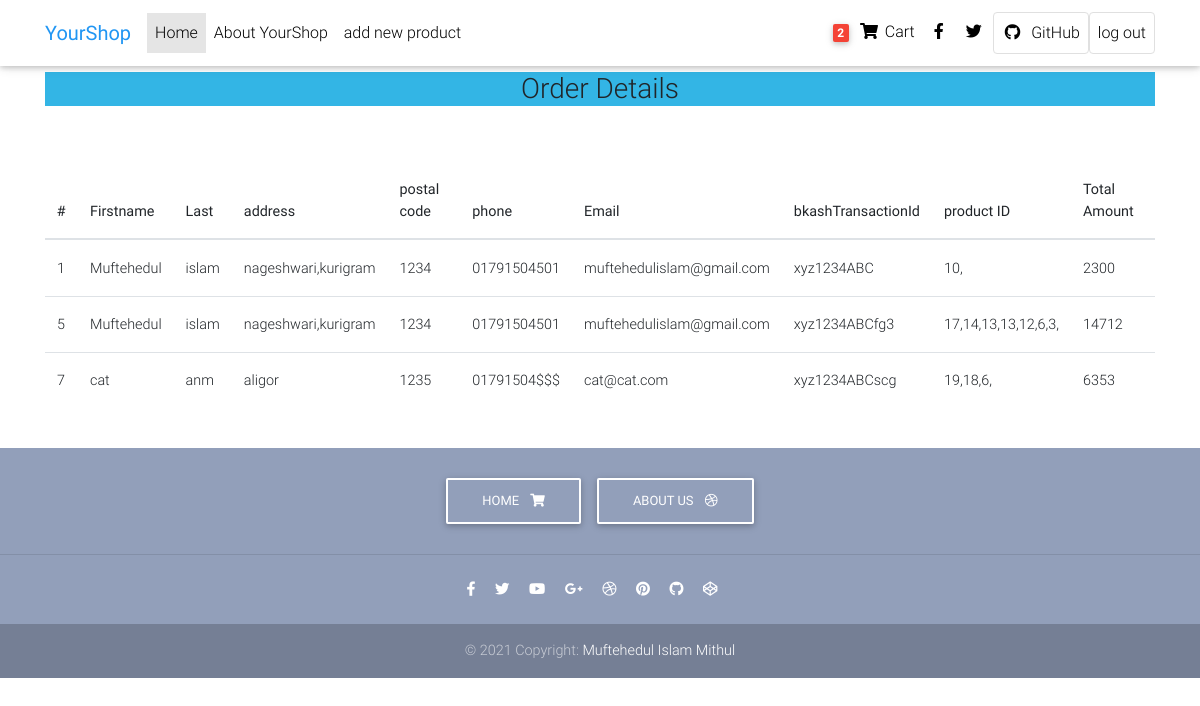
The app's page /orderDetails.php (signed in) with its own data.
### tables this page shows
CREATE TABLE IF NOT EXISTS `orders` (
  `id` int(4) NOT NULL AUTO_INCREMENT,
  `firstName` varchar(100) NOT NULL,
  `lastName` varchar(100) NOT NULL,
  `address` varchar(250) NOT NULL,
  `postalCode` varchar(20) NOT NULL,
  `phone` varchar(25) NOT NULL,
  `email` varchar(100) NOT NULL,
  `bkashTransactionId` varchar(50) NOT NULL,
  `productIds` varchar(250) NOT NULL,
  `totalAmount` int(10) NOT NULL,
  PRIMARY KEY (`id`)
);

### orderDetails.php (the view, shortened to what this page needs)
<?php
if (isset($_SESSION['id'])) {
$userId=$_SESSION['id'];
}
else{
$userId=0;
}
require_once "additional/dbConnect.php";
?>
<!DOCTYPE html>
<html lang="en">
  <head>
    <link rel="stylesheet" href="https://use.fontawesome.com/releases/v5.11.2/css/all.css">
    <link href="css/bootstrap.min.css" rel="stylesheet">
    <link href="css/mdb.min.css" rel="stylesheet">
    <link href="css/style.min.css" rel="stylesheet">
  </head>
  <body>
    <nav class="navbar fixed-top navbar-expand-lg navbar-light white scrolling-navbar">
      <div class="container">
        <a class="navbar-brand waves-effect" href="index.php">
          <strong class="blue-text">YourShop</strong>
        </a>
        <div class="collapse navbar-collapse" id="navbarSupportedContent">
          <ul class="navbar-nav mr-auto">
            <li class="nav-item active">
              <a class="nav-link waves-effect" href="index.php">Home
              </a>
            </li>
            <li class="nav-item">
              <a class="nav-link waves-effect" href="about.php">About YourShop</a>
            </li>
            <li class="nav-item">
              <a class="nav-link waves-effect" href="addproduct.php">add new product</a>
            </li>
          </ul>
          <ul class="navbar-nav nav-flex-icons">
            <li class="nav-item">
              <a href="showCart.php" class="nav-link waves-effect">
                <span class="badge red z-depth-1 mr-1">
                  <?php
                  $sql = "SELECT COUNT(user_id) AS count FROM cart WHERE cart.user_id=$userId;";
                  $result = mysqli_query($link, $sql);
                  while($row = mysqli_fetch_assoc($result))
                  {
                  echo $row['count'];
                  }
                  ?>
                </span>
                <i class="fas fa-shopping-cart"></i>
                <span class="clearfix d-none d-sm-inline-block"> Cart </span>
              </a>
            </li>
            <li class="nav-item">
              <a href="https://www.facebook.com" class="nav-link waves-effect" target="_blank">
                <i class="fab fa-facebook-f"></i>
              </a>
            </li>
            <li class="nav-item">
              <a href="https://twitter.com" class="nav-link waves-effect" target="_blank">
                <i class="fab fa-twitter"></i>
              </a>
            </li>
            <li class="nav-item">
              <a href="https://github.com" class="nav-link border border-light rounded waves-effect"
                target="_blank">
                <i class="fab fa-github mr-2"></i>GitHub
              </a>
            </li>
            <li class="nav-item">
              <?php
              if(isset($_SESSION["loggedin"]) && $_SESSION["loggedin"] === true){
              echo '<a href="logout.php" class="nav-link border border-light rounded waves-effect">log out</a>';
              }
              else{
              echo'<a href="login.php" class="nav-link border border-light rounded waves-effect">login</a>';
              }
              ?>
            </li>
          </ul>
        </div>
      </div>
    </nav>
    <div>
      <div class="container" style="width:95%;">
        <br/><br/><br>
        <h3 align="center" class="bg-info">Order Details</h3>
        <br />
        <br />
        <div class="table-responsive">
          <table class="table">
            <thead>
              <tr>
                <th>#</th>
                <th>Firstname</th>
                <th>Last</th>
                <th>address</th>
                <th>postal code</th>
                <th>phone</th>
                <th>Email</th>
                <th>bkashTransactionId</th>
                <th>product ID</th>
                <th>Total Amount</th>
              </tr>
            </thead>
            <tbody>
              <?php
              $query = "SELECT * from orders";
              $result = mysqli_query($link, $query);
              while($row = mysqli_fetch_array($result))
              {
              echo '
              <tr>
                <td>'.$row["id"] .'</td>
                <td>'.$row["firstName"] .'</td>
                <td>'.$row["lastName"] .'</td>
                <td>'.$row["address"] .'</td>
                <td>'.$row["postalCode"] .'</td>
                <td>'.$row["phone"] .'</td>
                <td>'.$row["email"] .'</td>
                <td>'.$row["bkashTransactionId"] .'</td>
                <td>'.$row["productIds"] .'</td>
                <td>'.$row["totalAmount"] .'</td>
              </tr>
              ';}
              ?>
            </tbody>
          </table>
        </div>
      </div>
      <footer class="page-footer text-center font-small mt-4 wow fadeIn">
        <div class="pt-4">
          <a class="btn btn-outline-white" href="#" role="button">Home
            <i class="fas fa-shopping-cart ml-2"></i>
          </a>
          <a class="btn btn-outline-white" href="about.php" role="button">About Us
            <i class="fab fa-dribbble ml-2"></i>
          </a>
        </div>
        <hr class="my-4">
        <div class="pb-4">
          <a href="#" target="_blank">
            <i class="fab fa-facebook-f mr-3"></i>
          </a>
          <a href="#" target="_blank">
            <i class="fab fa-twitter mr-3"></i>
          </a>
          <a href="#" target="_blank">
            <i class="fab fa-youtube mr-3"></i>
          </a>
          <a href="#" target="_blank">
            <i class="fab fa-google-plus-g mr-3"></i>
          </a>
          <a href="#" target="_blank">
            <i class="fab fa-dribbble mr-3"></i>
          </a>
          <a href="#" target="_blank">
            <i class="fab fa-pinterest mr-3"></i>
          </a>
          <a href="#" target="_blank">
            <i class="fab fa-github mr-3"></i>
          </a>
          <a href="#" target="_blank">
            <i class="fab fa-codepen mr-3"></i>
          </a>
        </div>
        <div class="footer-copyright py-3">
          © 2021 Copyright:
          <a href="#" target="_blank"> Muftehedul Islam Mithul </a>
        </div>
      </footer>
    </body>
  </html>

### orderDetails.php (style rules this page uses)
html, body, header, .carousel { height: 60vh; }

### records on screen
orders: id "1", firstName "Muftehedul", lastName "islam", address "nageshwari,kurigram", postalCode "1234", phone "01791504501", email "muftehedulislam@gmail.com", bkashTransactionId "xyz1234ABC", productIds "10,", totalAmount "2300"
orders: id "5", firstName "Muftehedul", lastName "islam", address "nageshwari,kurigram", postalCode "1234", phone "01791504501", email "muftehedulislam@gmail.com", bkashTransactionId "xyz1234ABCfg3", productIds "17,14,13,13,12,6,3,", totalAmount "14712"
orders: id "7", firstName "cat", lastName "anm", address "aligor", postalCode "1235", phone "01791504$$$", email "cat@cat.com", bkashTransactionId "xyz1234ABCscg", productIds "19,18,6,", totalAmount "6353"

### other values on screen
$row['count'] "2"
